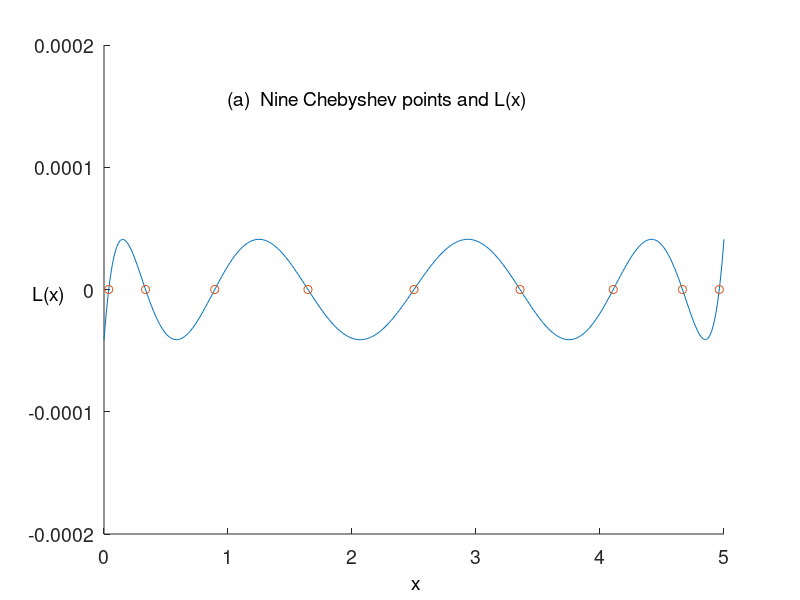

MATLAB code to generate this figure:
% f4_9a
% Copyright S. Nakamura, 1995
set(gcf, 'NumberTitle','off','Name', 'Figure 4.9a')

clear, clf
%subplot(221)
k=9;
%x=-1:0.02:1;
%y = cos(k*acos(x));
i = 1:k;
xp = 0.5*( (5-0)*cos((k+0.5-i)*pi/k) + 5 );
yp = zeros(size(xp));
%plot(xp,yp,'o')
%axis('square')
%axis([0 5   -1 1])
%title('T9(x)')
xi=xp; yi = yp;
hold on
xmax=5;  h = xmax/300;
x=0:h:xmax;
y=ones(size(x));
for k=1:9
y = y.*( x-xi(k))/k;
end
plot(x,y, xi,zeros(size(xi)),'o')
axis([0,5,-2e-4, 2e-4])

%fprintf('title')
%[xi,yi]=ginput(1)
text(1, 1.5425e-04,'(a)  Nine Chebyshev points and L(x)',...
                           'FontSize',[14])
%fprintf('title')
%[xi,yi]=ginput(1)
text(2.482,-2.4106e-04,'x','FontSize',[14])
%fprintf('y')
%[xi,yi]=ginput(1)
text(-0.5788,-5.2786e-06 ,'L(x)','FontSize',[14])
set(gca, 'FontSize',[14])
